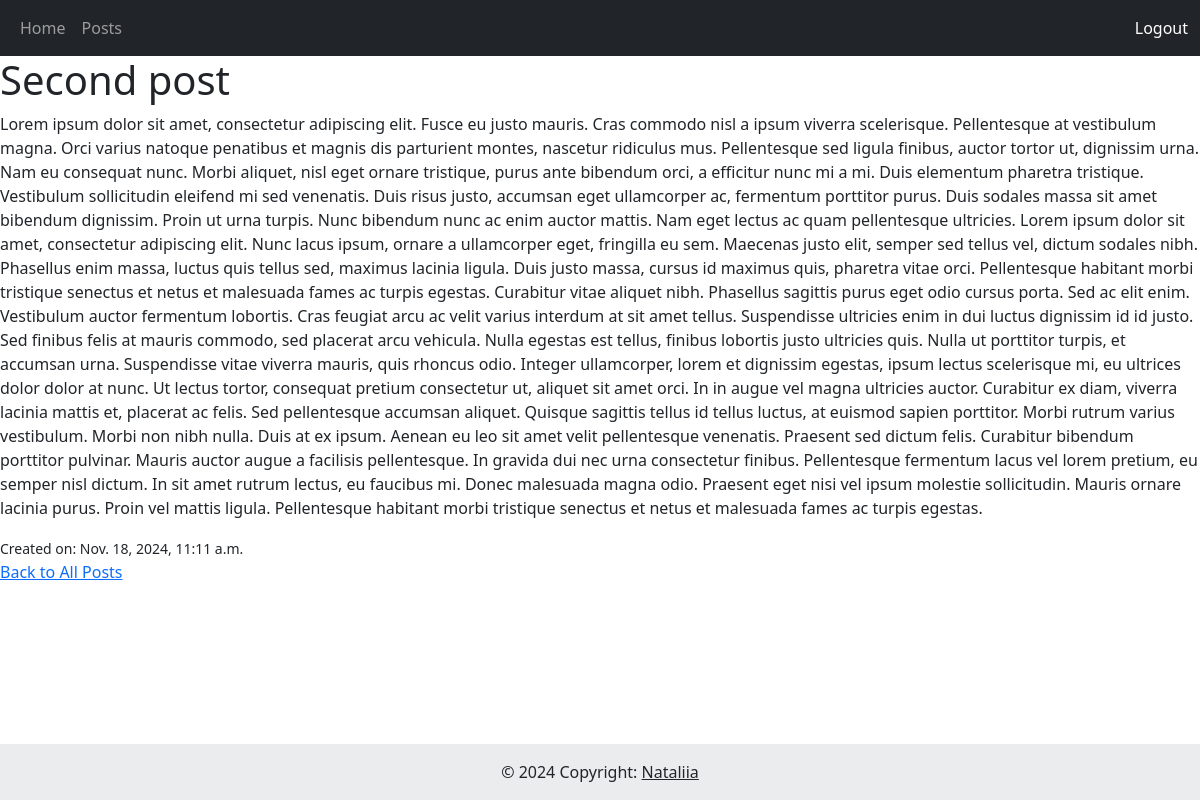
Page /post/2/ (signed in) on the committed database.
### post/models.py (models this page shows, shortened)
class Post(models.Model):
    title = models.CharField(max_length=200)
    content = models.TextField()
    created = models.DateTimeField(auto_now_add=True)

### post/views.py (the view)
# urls.py: path('<int:id>/', views.post_detail, name='post_detail'),
def post_detail(request, id):
    post = get_object_or_404(Post, id=id)
    return render(request, 'post/postDetail.html', {'post': post})

### templates/post/postDetail.html (shortened to what this page needs)
{% extends 'base.html' %}
{% block content %}
    <h1>{{ post.title }}</h1>
    <p>{{ post.content }}</p>
    <small>Created on: {{ post.created }}</small>
    <br />
    <a href="{% url 'post_list' %}">Back to All Posts</a>
{% endblock %}

### rows in the picture
Post: title "Second post", content "Lorem ipsum dolor sit amet, consectetur adipiscing elit. Fusce eu justo mauris. Cras commodo nisl a ipsum viverra scelerisque. Pellentesque at vestibulum magna. Orci varius natoque penatibus et magnis dis parturient montes, nascetur ridiculus mus. Pellentesque sed ligula finibus, auctor tortor ut, dignissim urna. Nam eu consequat nunc. Morbi aliquet, nisl eget ornare tristique, purus ante bibendum orci, a efficitur nunc mi a mi. Duis elementum pharetra tristique. Vestibulum sollicitudin eleifend mi sed venenatis. Duis risus justo, accumsan eget ullamcorper ac, fermentum porttitor purus. Duis sodales massa sit amet bibendum dignissim. Proin ut urna turpis. Nunc bibendum nunc ac enim auctor…", created "Nov. 18, 2024, 11:11 a.m."
